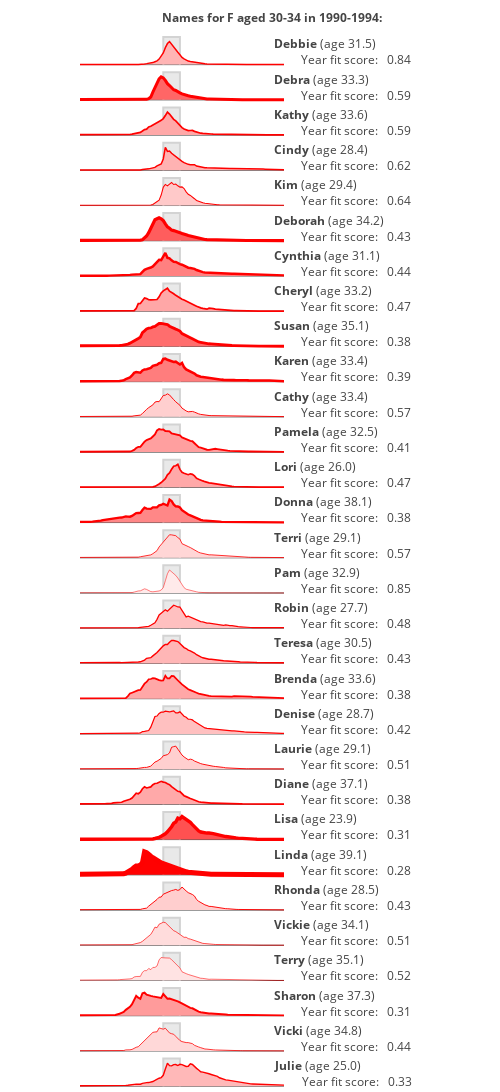

The code cell stored with this chart in its notebook:
### Code cell
target_range2 = [1990, 4, 30, 4, 'F']

namerange_data = get_era_names(*target_range2)

### Figure 1 — Plotly figure (JSON) as saved in the notebook; plotly's stock layout.template omitted (floating-point values rounded to 4 significant figures; data arrays with more than 128 entries replaced by an {"elided": "..."} marker saying what was removed)
{"data": [{"fill": "toself", "line": {"color": "lightgray"}, "mode": "lines", "type": "scatter", "x": [1956, 1956, 1964, 1964], "xaxis": "x2", "y": [0, 23440.0, 23440.0, 0], "yaxis": "y2"}, {"fill": "tozeroy", "fillcolor": "rgb(255,180.065193910733,180.065193910733)", "line": {"color": "red", "width": 1.469}, "mode": "lines", "name": "Debbie", "type": "scatter", "x": {"elided": "170 int values"}, "xaxis": "x2", "y": {"elided": "141 int values"}, "yaxis": "y2"}, {"fill": "toself", "line": {"color": "lightgray"}, "mode": "lines", "type": "scatter", "x": [1956, 1956, 1964, 1964], "xaxis": "x3", "y": [0, 60680.0, 60680.0, 0], "yaxis": "y3"}, {"fill": "tozeroy", "fillcolor": "rgb(255,102.08835087753104,102.08835087753104)", "line": {"color": "red", "width": 2.998}, "mode": "lines", "name": "Debra", "type": "scatter", "x": {"elided": "170 int values"}, "xaxis": "x3", "y": {"elided": "141 int values"}, "yaxis": "y3"}, {"fill": "toself", "line": {"color": "lightgray"}, "mode": "lines", "type": "scatter", "x": [1956, 1956, 1964, 1964], "xaxis": "x4", "y": [0, 28730.0, 28730.0, 0], "yaxis": "y4"}, {"fill": "tozeroy", "fillcolor": "rgb(255,167.72358565875186,167.72358565875186)", "line": {"color": "red", "width": 1.711}, "mode": "lines", "name": "Kathy", "type": "scatter", "x": {"elided": "170 int values"}, "xaxis": "x4", "y": {"elided": "141 int values"}, "yaxis": "y4"}, {"fill": "toself", "line": {"color": "lightgray"}, "mode": "lines", "type": "scatter", "x": [1956, 1956, 1964, 1964], "xaxis": "x5", "y": [0, 24320.0, 24320.0, 0], "yaxis": "y5"}, {"fill": "tozeroy", "fillcolor": "rgb(255,177.9777485916091,177.9777485916091)", "line": {"color": "red", "width": 1.51}, "mode": "lines", "name": "Cindy", "type": "scatter", "x": {"elided": "170 int values"}, "xaxis": "x5", "y": {"elided": "141 int values"}, "yaxis": "y5"}, {"fill": "toself", "line": {"color": "lightgray"}, "mode": "lines", "type": "scatter", "x": [1956, 1956, 1964, 1964], "xaxis": "x6", "y": [0, 14970.0, 14970.0, 0], "yaxis": "y6"}, {"fill": "tozeroy", "fillcolor": "rgb(255,201.48293877401645,201.48293877401645)", "line": {"color": "red", "width": 1.049}, "mode": "lines", "name": "Kim", "type": "scatter", "x": {"elided": "170 int values"}, "xaxis": "x6", "y": {"elided": "141 int values"}, "yaxis": "y6"}, {"fill": "toself", "line": {"color": "lightgray"}, "mode": "lines", "type": "scatter", "x": [1956, 1956, 1964, 1964], "xaxis": "x7", "y": [0, 65620.0, 65620.0, 0], "yaxis": "y7"}, {"fill": "tozeroy", "fillcolor": "rgb(255,92.84311748372164,92.84311748372164)", "line": {"color": "red", "width": 3.18}, "mode": "lines", "name": "Deborah", "type": "scatter", "x": {"elided": "170 int values"}, "xaxis": "x7", "y": {"elided": "141 int values"}, "yaxis": "y7"}, {"fill": "toself", "line": {"color": "lightgray"}, "mode": "lines", "type": "scatter", "x": [1956, 1956, 1964, 1964], "xaxis": "x8", "y": [0, 47200.0, 47200.0, 0], "yaxis": "y8"}, {"fill": "tozeroy", "fillcolor": "rgb(255,128.34918625736844,128.34918625736844)", "line": {"color": "red", "width": 2.483}, "mode": "lines", "name": "Cynthia", "type": "scatter", "x": {"elided": "170 int values"}, "xaxis": "x8", "y": {"elided": "141 int values"}, "yaxis": "y8"}, {"fill": "toself", "line": {"color": "lightgray"}, "mode": "lines", "type": "scatter", "x": [1956, 1956, 1964, 1964], "xaxis": "x9", "y": [0, 28940.0, 28940.0, 0], "yaxis": "y9"}, {"fill": "tozeroy", "fillcolor": "rgb(255,167.25101071248037,167.25101071248037)", "line": {"color": "red", "width": 1.721}, "mode": "lines", "name": "Cheryl", "type": "scatter", "x": {"elided": "170 int values"}, "xaxis": "x9", "y": {"elided": "141 int values"}, "yaxis": "y9"}, {"fill": "toself", "line": {"color": "lightgray"}, "mode": "lines", "type": "scatter", "x": [1956, 1956, 1964, 1964], "xaxis": "x10", "y": [0, 56900.0, 56900.0, 0], "yaxis": "y10"}, {"fill": "tozeroy", "fillcolor": "rgb(255,109.28492849830008,109.28492849830008)", "line": {"color": "red", "width": 2.857}, "mode": "lines", "name": "Susan", "type": "scatter", "x": {"elided": "170 int values"}, "xaxis": "x10", "y": {"elided": "141 int values"}, "yaxis": "y10"}, {"fill": "toself", "line": {"color": "lightgray"}, "mode": "lines", "type": "scatter", "x": [1956, 1956, 1964, 1964], "xaxis": "x11", "y": [0, 48700.0, 48700.0, 0], "yaxis": "y11"}, {"fill": "tozeroy", "fillcolor": "rgb(255,125.33272202694766,125.33272202694766)", "line": {"color": "red", "width": 2.542}, "mode": "lines", "name": "Karen", "type": "scatter", "x": {"elided": "170 int values"}, "xaxis": "x11", "y": {"elided": "141 int values"}, "yaxis": "y11"}, {"fill": "toself", "line": {"color": "lightgray"}, "mode": "lines", "type": "scatter", "x": [1956, 1956, 1964, 1964], "xaxis": "x12", "y": [0, 13122, 13122, 0], "yaxis": "y12"}, {"fill": "tozeroy", "fillcolor": "rgb(255,206.50976699787938,206.50976699787938)", "line": {"color": "red", "width": 0.9508}, "mode": "lines", "name": "Cathy", "type": "scatter", "x": {"elided": "170 int values"}, "xaxis": "x12", "y": {"elided": "141 int values"}, "yaxis": "y12"}, {"fill": "toself", "line": {"color": "lightgray"}, "mode": "lines", "type": "scatter", "x": [1956, 1956, 1964, 1964], "xaxis": "x13", "y": [0, 32840.0, 32840.0, 0], "yaxis": "y13"}, {"fill": "tozeroy", "fillcolor": "rgb(255,158.51218398865308,158.51218398865308)", "line": {"color": "red", "width": 1.892}, "mode": "lines", "name": "Pamela", "type": "scatter", "x": {"elided": "170 int values"}, "xaxis": "x13", "y": {"elided": "141 int values"}, "yaxis": "y13"}, {"fill": "toself", "line": {"color": "lightgray"}, "mode": "lines", "type": "scatter", "x": [1956, 1956, 1964, 1964], "xaxis": "x14", "y": [0, 28680.0, 28680.0, 0], "yaxis": "y14"}, {"fill": "tozeroy", "fillcolor": "rgb(255,167.83023764885948,167.83023764885948)", "line": {"color": "red", "width": 1.709}, "mode": "lines", "name": "Lori", "type": "scatter", "x": {"elided": "170 int values"}, "xaxis": "x14", "y": {"elided": "141 int values"}, "yaxis": "y14"}, {"fill": "toself", "line": {"color": "lightgray"}, "mode": "lines", "type": "scatter", "x": [1956, 1956, 1964, 1964], "xaxis": "x15", "y": [0, 43760.0, 43760.0, 0], "yaxis": "y15"}, {"fill": "tozeroy", "fillcolor": "rgb(255,135.34291702599637,135.34291702599637)", "line": {"color": "red", "width": 2.346}, "mode": "lines", "name": "Donna", "type": "scatter", "x": {"elided": "170 int values"}, "xaxis": "x15", "y": {"elided": "141 int values"}, "yaxis": "y15"}, {"fill": "toself", "line": {"color": "lightgray"}, "mode": "lines", "type": "scatter", "x": [1956, 1956, 1964, 1964], "xaxis": "x16", "y": [0, 10540.0, 10540.0, 0], "yaxis": "y16"}, {"fill": "tozeroy", "fillcolor": "rgb(255,213.8592369428584,213.8592369428584)", "line": {"color": "red", "width": 0.8067}, "mode": "lines", "name": "Terri", "type": "scatter", "x": {"elided": "170 int values"}, "xaxis": "x16", "y": {"elided": "141 int values"}, "yaxis": "y16"}, {"fill": "toself", "line": {"color": "lightgray"}, "mode": "lines", "type": "scatter", "x": [1956, 1956, 1964, 1964], "xaxis": "x17", "y": [0, 4415.0, 4415.0, 0], "yaxis": "y17"}, {"fill": "tozeroy", "fillcolor": "rgb(255,233.57910949340464,233.57910949340464)", "line": {"color": "red", "width": 0.5}, "mode": "lines", "name": "Pam", "type": "scatter", "x": {"elided": "170 int values"}, "xaxis": "x17", "y": {"elided": "141 int values"}, "yaxis": "y17"}, {"fill": "toself", "line": {"color": "lightgray"}, "mode": "lines", "type": "scatter", "x": [1956, 1956, 1964, 1964], "xaxis": "x18", "y": [0, 18780.0, 18780.0, 0], "yaxis": "y18"}, {"fill": "tozeroy", "fillcolor": "rgb(255,191.55691272448863,191.55691272448863)", "line": {"color": "red", "width": 1.244}, "mode": "lines", "name": "Robin", "type": "scatter", "x": {"elided": "170 int values"}, "xaxis": "x18", "y": {"elided": "141 int values"}, "yaxis": "y18"}, {"fill": "toself", "line": {"color": "lightgray"}, "mode": "lines", "type": "scatter", "x": [1956, 1956, 1964, 1964], "xaxis": "x19", "y": [0, 22690.0, 22690.0, 0], "yaxis": "y19"}, {"fill": "tozeroy", "fillcolor": "rgb(255,181.88488817031293,181.88488817031293)", "line": {"color": "red", "width": 1.434}, "mode": "lines", "name": "Teresa", "type": "scatter", "x": {"elided": "170 int values"}, "xaxis": "x19", "y": {"elided": "141 int values"}, "yaxis": "y19"}, {"fill": "toself", "line": {"color": "lightgray"}, "mode": "lines", "type": "scatter", "x": [1956, 1956, 1964, 1964], "xaxis": "x20", "y": [0, 29200.0, 29200.0, 0], "yaxis": "y20"}, {"fill": "tozeroy", "fillcolor": "rgb(255,166.65943969270637,166.65943969270637)", "line": {"color": "red", "width": 1.732}, "mode": "lines", "name": "Brenda", "type": "scatter", "x": {"elided": "170 int values"}, "xaxis": "x20", "y": {"elided": "141 int values"}, "yaxis": "y20"}, {"fill": "toself", "line": {"color": "lightgray"}, "mode": "lines", "type": "scatter", "x": [1956, 1956, 1964, 1964], "xaxis": "x21", "y": [0, 18450.0, 18450.0, 0], "yaxis": "y21"}, {"fill": "tozeroy", "fillcolor": "rgb(255,192.37971024240056,192.37971024240056)", "line": {"color": "red", "width": 1.228}, "mode": "lines", "name": "Denise", "type": "scatter", "x": {"elided": "170 int values"}, "xaxis": "x21", "y": {"elided": "141 int values"}, "yaxis": "y21"}, {"fill": "toself", "line": {"color": "lightgray"}, "mode": "lines", "type": "scatter", "x": [1956, 1956, 1964, 1964], "xaxis": "x22", "y": [0, 12810.0, 12810.0, 0], "yaxis": "y22"}, {"fill": "tozeroy", "fillcolor": "rgb(255,207.38041795688406,207.38041795688406)", "line": {"color": "red", "width": 0.9337}, "mode": "lines", "name": "Laurie", "type": "scatter", "x": {"elided": "170 int values"}, "xaxis": "x22", "y": {"elided": "141 int values"}, "yaxis": "y22"}, {"fill": "toself", "line": {"color": "lightgray"}, "mode": "lines", "type": "scatter", "x": [1956, 1956, 1964, 1964], "xaxis": "x23", "y": [0, 27960.0, 27960.0, 0], "yaxis": "y23"}, {"fill": "tozeroy", "fillcolor": "rgb(255,169.49033988555277,169.49033988555277)", "line": {"color": "red", "width": 1.677}, "mode": "lines", "name": "Diane", "type": "scatter", "x": {"elided": "170 int values"}, "xaxis": "x23", "y": {"elided": "141 int values"}, "yaxis": "y23"}, {"fill": "toself", "line": {"color": "lightgray"}, "mode": "lines", "type": "scatter", "x": [1956, 1956, 1964, 1964], "xaxis": "x24", "y": [0, 72324, 72324, 0], "yaxis": "y24"}, {"fill": "tozeroy", "fillcolor": "rgb(255,80.57205106521585,80.57205106521585)", "line": {"color": "red", "width": 3.42}, "mode": "lines", "name": "Lisa", "type": "scatter", "x": {"elided": "170 int values"}, "xaxis": "x24", "y": {"elided": "141 int values"}, "yaxis": "y24"}, {"fill": "toself", "line": {"color": "lightgray"}, "mode": "lines", "type": "scatter", "x": [1956, 1956, 1964, 1964], "xaxis": "x25", "y": [0, 119600.0, 119600.0, 0], "yaxis": "y25"}, {"fill": "tozeroy", "fillcolor": "rgb(255,0.5873631027285171,0.5873631027285171)", "line": {"color": "red", "width": 4.988}, "mode": "lines", "name": "Linda", "type": "scatter", "x": {"elided": "170 int values"}, "xaxis": "x25", "y": {"elided": "141 int values"}, "yaxis": "y25"}, {"fill": "toself", "line": {"color": "lightgray"}, "mode": "lines", "type": "scatter", "x": [1956, 1956, 1964, 1964], "xaxis": "x26", "y": [0, 13140.0, 13140.0, 0], "yaxis": "y26"}, {"fill": "tozeroy", "fillcolor": "rgb(255,206.46321317915582,206.46321317915582)", "line": {"color": "red", "width": 0.9517}, "mode": "lines", "name": "Rhonda", "type": "scatter", "x": {"elided": "170 int values"}, "xaxis": "x26", "y": {"elided": "141 int values"}, "yaxis": "y26"}, {"fill": "toself", "line": {"color": "lightgray"}, "mode": "lines", "type": "scatter", "x": [1956, 1956, 1964, 1964], "xaxis": "x27", "y": [0, 8351.0, 8351.0, 0], "yaxis": "y27"}, {"fill": "tozeroy", "fillcolor": "rgb(255,220.44982051744165,220.44982051744165)", "line": {"color": "red", "width": 0.6775}, "mode": "lines", "name": "Vickie", "type": "scatter", "x": {"elided": "170 int values"}, "xaxis": "x27", "y": {"elided": "141 int values"}, "yaxis": "y27"}, {"fill": "toself", "line": {"color": "lightgray"}, "mode": "lines", "type": "scatter", "x": [1956, 1956, 1964, 1964], "xaxis": "x28", "y": [0, 6424.0, 6424.0, 0], "yaxis": "y28"}, {"fill": "tozeroy", "fillcolor": "rgb(255,226.62158646877907,226.62158646877907)", "line": {"color": "red", "width": 0.5564}, "mode": "lines", "name": "Terry", "type": "scatter", "x": {"elided": "170 int values"}, "xaxis": "x28", "y": {"elided": "141 int values"}, "yaxis": "y28"}, {"fill": "toself", "line": {"color": "lightgray"}, "mode": "lines", "type": "scatter", "x": [1956, 1956, 1964, 1964], "xaxis": "x29", "y": [0, 34240.0, 34240.0, 0], "yaxis": "y29"}, {"fill": "tozeroy", "fillcolor": "rgb(255,155.44520713184414,155.44520713184414)", "line": {"color": "red", "width": 1.952}, "mode": "lines", "name": "Sharon", "type": "scatter", "x": {"elided": "170 int values"}, "xaxis": "x29", "y": {"elided": "141 int values"}, "yaxis": "y29"}, {"fill": "toself", "line": {"color": "lightgray"}, "mode": "lines", "type": "scatter", "x": [1956, 1956, 1964, 1964], "xaxis": "x30", "y": [0, 9866.0, 9866.0, 0], "yaxis": "y30"}, {"fill": "tozeroy", "fillcolor": "rgb(255,215.84625709724966,215.84625709724966)", "line": {"color": "red", "width": 0.7677}, "mode": "lines", "name": "Vicki", "type": "scatter", "x": {"elided": "170 int values"}, "xaxis": "x30", "y": {"elided": "141 int values"}, "yaxis": "y30"}, {"fill": "toself", "line": {"color": "lightgray"}, "mode": "lines", "type": "scatter", "x": [1956, 1956, 1964, 1964], "xaxis": "x31", "y": [0, 21850.0, 21850.0, 0], "yaxis": "y31"}, {"fill": "tozeroy", "fillcolor": "rgb(255,183.9129444113797,183.9129444113797)", "line": {"color": "red", "width": 1.394}, "mode": "lines", "name": "Julie", "type": "scatter", "x": {"elided": "170 int values"}, "xaxis": "x31", "y": {"elided": "141 int values"}, "yaxis": "y31"}], "layout": {"annotations": [{"align": "left", "showarrow": false, "text": "<b>Debbie</b> (age 31.5)<br>         Year fit score:   0.84<br>", "width": 200, "x": 2009, "xref": "x2", "xshift": 100, "y": 10750.0, "yref": "y2"}, {"align": "left", "showarrow": false, "text": "<b>Debra</b> (age 33.3)<br>         Year fit score:   0.59<br>", "width": 200, "x": 2009, "xref": "x3", "xshift": 100, "y": 27810.0, "yref": "y3"}, {"align": "left", "showarrow": false, "text": "<b>Kathy</b> (age 33.6)<br>         Year fit score:   0.59<br>", "width": 200, "x": 2009, "xref": "x4", "xshift": 100, "y": 13170.0, "yref": "y4"}, {"align": "left", "showarrow": false, "text": "<b>Cindy</b> (age 28.4)<br>         Year fit score:   0.62<br>", "width": 200, "x": 2009, "xref": "x5", "xshift": 100, "y": 11150.0, "yref": "y5"}, {"align": "left", "showarrow": false, "text": "<b>Kim</b> (age 29.4)<br>         Year fit score:   0.64<br>", "width": 200, "x": 2009, "xref": "x6", "xshift": 100, "y": 6860.0, "yref": "y6"}, {"align": "left", "showarrow": false, "text": "<b>Deborah</b> (age 34.2)<br>         Year fit score:   0.43<br>", "width": 200, "x": 2009, "xref": "x7", "xshift": 100, "y": 30080.0, "yref": "y7"}, {"align": "left", "showarrow": false, "text": "<b>Cynthia</b> (age 31.1)<br>         Year fit score:   0.44<br>", "width": 200, "x": 2009, "xref": "x8", "xshift": 100, "y": 21630.0, "yref": "y8"}, {"align": "left", "showarrow": false, "text": "<b>Cheryl</b> (age 33.2)<br>         Year fit score:   0.47<br>", "width": 200, "x": 2009, "xref": "x9", "xshift": 100, "y": 13260.0, "yref": "y9"}, {"align": "left", "showarrow": false, "text": "<b>Susan</b> (age 35.1)<br>         Year fit score:   0.38<br>", "width": 200, "x": 2009, "xref": "x10", "xshift": 100, "y": 26080.0, "yref": "y10"}, {"align": "left", "showarrow": false, "text": "<b>Karen</b> (age 33.4)<br>         Year fit score:   0.39<br>", "width": 200, "x": 2009, "xref": "x11", "xshift": 100, "y": 22320.0, "yref": "y11"}, {"align": "left", "showarrow": false, "text": "<b>Cathy</b> (age 33.4)<br>         Year fit score:   0.57<br>", "width": 200, "x": 2009, "xref": "x12", "xshift": 100, "y": 6014.0, "yref": "y12"}, {"align": "left", "showarrow": false, "text": "<b>Pamela</b> (age 32.5)<br>         Year fit score:   0.41<br>", "width": 200, "x": 2009, "xref": "x13", "xshift": 100, "y": 15050.0, "yref": "y13"}, {"align": "left", "showarrow": false, "text": "<b>Lori</b> (age 26.0)<br>         Year fit score:   0.47<br>", "width": 200, "x": 2009, "xref": "x14", "xshift": 100, "y": 13150.0, "yref": "y14"}, {"align": "left", "showarrow": false, "text": "<b>Donna</b> (age 38.1)<br>         Year fit score:   0.38<br>", "width": 200, "x": 2009, "xref": "x15", "xshift": 100, "y": 20060.0, "yref": "y15"}, {"align": "left", "showarrow": false, "text": "<b>Terri</b> (age 29.1)<br>         Year fit score:   0.57<br>", "width": 200, "x": 2009, "xref": "x16", "xshift": 100, "y": 4831.0, "yref": "y16"}, {"align": "left", "showarrow": false, "text": "<b>Pam</b> (age 32.9)<br>         Year fit score:   0.85<br>", "width": 200, "x": 2009, "xref": "x17", "xshift": 100, "y": 2023.0, "yref": "y17"}, {"align": "left", "showarrow": false, "text": "<b>Robin</b> (age 27.7)<br>         Year fit score:   0.48<br>", "width": 200, "x": 2009, "xref": "x18", "xshift": 100, "y": 8606.0, "yref": "y18"}, {"align": "left", "showarrow": false, "text": "<b>Teresa</b> (age 30.5)<br>         Year fit score:   0.43<br>", "width": 200, "x": 2009, "xref": "x19", "xshift": 100, "y": 10400.0, "yref": "y19"}, {"align": "left", "showarrow": false, "text": "<b>Brenda</b> (age 33.6)<br>         Year fit score:   0.38<br>", "width": 200, "x": 2009, "xref": "x20", "xshift": 100, "y": 13380.0, "yref": "y20"}, {"align": "left", "showarrow": false, "text": "<b>Denise</b> (age 28.7)<br>         Year fit score:   0.42<br>", "width": 200, "x": 2009, "xref": "x21", "xshift": 100, "y": 8458.0, "yref": "y21"}, {"align": "left", "showarrow": false, "text": "<b>Laurie</b> (age 29.1)<br>         Year fit score:   0.51<br>", "width": 200, "x": 2009, "xref": "x22", "xshift": 100, "y": 5871.0, "yref": "y22"}, {"align": "left", "showarrow": false, "text": "<b>Diane</b> (age 37.1)<br>         Year fit score:   0.38<br>", "width": 200, "x": 2009, "xref": "x23", "xshift": 100, "y": 12810.0, "yref": "y23"}, {"align": "left", "showarrow": false, "text": "<b>Lisa</b> (age 23.9)<br>         Year fit score:   0.31<br>", "width": 200, "x": 2009, "xref": "x24", "xshift": 100, "y": 33150.0, "yref": "y24"}, {"align": "left", "showarrow": false, "text": "<b>Linda</b> (age 39.1)<br>         Year fit score:   0.28<br>", "width": 200, "x": 2009, "xref": "x25", "xshift": 100, "y": 54830.0, "yref": "y25"}, {"align": "left", "showarrow": false, "text": "<b>Rhonda</b> (age 28.5)<br>         Year fit score:   0.43<br>", "width": 200, "x": 2009, "xref": "x26", "xshift": 100, "y": 6022.0, "yref": "y26"}, {"align": "left", "showarrow": false, "text": "<b>Vickie</b> (age 34.1)<br>         Year fit score:   0.51<br>", "width": 200, "x": 2009, "xref": "x27", "xshift": 100, "y": 3827.0, "yref": "y27"}, {"align": "left", "showarrow": false, "text": "<b>Terry</b> (age 35.1)<br>         Year fit score:   0.52<br>", "width": 200, "x": 2009, "xref": "x28", "xshift": 100, "y": 2944.0, "yref": "y28"}, {"align": "left", "showarrow": false, "text": "<b>Sharon</b> (age 37.3)<br>         Year fit score:   0.31<br>", "width": 200, "x": 2009, "xref": "x29", "xshift": 100, "y": 15690.0, "yref": "y29"}, {"align": "left", "showarrow": false, "text": "<b>Vicki</b> (age 34.8)<br>         Year fit score:   0.44<br>", "width": 200, "x": 2009, "xref": "x30", "xshift": 100, "y": 4522.0, "yref": "y30"}, {"align": "left", "showarrow": false, "text": "<b>Julie</b> (age 25.0)<br>         Year fit score:   0.33<br>", "width": 200, "x": 2009, "xref": "x31", "xshift": 100, "y": 10020.0, "yref": "y31"}, {"align": "left", "showarrow": false, "text": "<b>Names for F aged 30-34 in 1990-1994:</b>", "x": 1960, "xref": "x", "xshift": 100, "y": 9106.0, "yref": "y"}], "height": 1650.0, "margin": {"b": 0, "t": 0}, "showlegend": false, "width": 500, "xaxis": {"anchor": "y", "domain": [0, 0.6], "matches": "x31", "range": [1916, 2014], "showgrid": false, "showticklabels": false, "ticks": "", "zeroline": false}, "xaxis10": {"anchor": "y10", "domain": [0, 0.6], "matches": "x31", "range": [1916, 2014], "showgrid": false, "showticklabels": false, "ticks": "", "zeroline": false}, "xaxis11": {"anchor": "y11", "domain": [0, 0.6], "matches": "x31", "range": [1916, 2014], "showgrid": false, "showticklabels": false, "ticks": "", "zeroline": false}, "xaxis12": {"anchor": "y12", "domain": [0, 0.6], "matches": "x31", "range": [1916, 2014], "showgrid": false, "showticklabels": false, "ticks": "", "zeroline": false}, "xaxis13": {"anchor": "y13", "domain": [0, 0.6], "matches": "x31", "range": [1916, 2014], "showgrid": false, "showticklabels": false, "ticks": "", "zeroline": false}, "xaxis14": {"anchor": "y14", "domain": [0, 0.6], "matches": "x31", "range": [1916, 2014], "showgrid": false, "showticklabels": false, "ticks": "", "zeroline": false}, "xaxis15": {"anchor": "y15", "domain": [0, 0.6], "matches": "x31", "range": [1916, 2014], "showgrid": false, "showticklabels": false, "ticks": "", "zeroline": false}, "xaxis16": {"anchor": "y16", "domain": [0, 0.6], "matches": "x31", "range": [1916, 2014], "showgrid": false, "showticklabels": false, "ticks": "", "zeroline": false}, "xaxis17": {"anchor": "y17", "domain": [0, 0.6], "matches": "x31", "range": [1916, 2014], "showgrid": false, "showticklabels": false, "ticks": "", "zeroline": false}, "xaxis18": {"anchor": "y18", "domain": [0, 0.6], "matches": "x31", "range": [1916, 2014], "showgrid": false, "showticklabels": false, "ticks": "", "zeroline": false}, "xaxis19": {"anchor": "y19", "domain": [0, 0.6], "matches": "x31", "range": [1916, 2014], "showgrid": false, "showticklabels": false, "ticks": "", "zeroline": false}, "xaxis2": {"anchor": "y2", "domain": [0, 0.6], "matches": "x31", "range": [1916, 2014], "showgrid": false, "showticklabels": false, "ticks": "", "zeroline": false}, "xaxis20": {"anchor": "y20", "domain": [0, 0.6], "matches": "x31", "range": [1916, 2014], "showgrid": false, "showticklabels": false, "ticks": "", "zeroline": false}, "xaxis21": {"anchor": "y21", "domain": [0, 0.6], "matches": "x31", "range": [1916, 2014], "showgrid": false, "showticklabels": false, "ticks": "", "zeroline": false}, "xaxis22": {"anchor": "y22", "domain": [0, 0.6], "matches": "x31", "range": [1916, 2014], "showgrid": false, "showticklabels": false, "ticks": "", "zeroline": false}, "xaxis23": {"anchor": "y23", "domain": [0, 0.6], "matches": "x31", "range": [1916, 2014], "showgrid": false, "showticklabels": false, "ticks": "", "zeroline": false}, "xaxis24": {"anchor": "y24", "domain": [0, 0.6], "matches": "x31", "range": [1916, 2014], "showgrid": false, "showticklabels": false, "ticks": "", "zeroline": false}, "xaxis25": {"anchor": "y25", "domain": [0, 0.6], "matches": "x31", "range": [1916, 2014], "showgrid": false, "showticklabels": false, "ticks": "", "zeroline": false}, "xaxis26": {"anchor": "y26", "domain": [0, 0.6], "matches": "x31", "range": [1916, 2014], "showgrid": false, "showticklabels": false, "ticks": "", "zeroline": false}, "xaxis27": {"anchor": "y27", "domain": [0, 0.6], "matches": "x31", "range": [1916, 2014], "showgrid": false, "showticklabels": false, "ticks": "", "zeroline": false}, "xaxis28": {"anchor": "y28", "domain": [0, 0.6], "matches": "x31", "range": [1916, 2014], "showgrid": false, "showticklabels": false, "ticks": "", "zeroline": false}, "xaxis29": {"anchor": "y29", "domain": [0, 0.6], "matches": "x31", "range": [1916, 2014], "showgrid": false, "showticklabels": false, "ticks": "", "zeroline": false}, "xaxis3": {"anchor": "y3", "domain": [0, 0.6], "matches": "x31", "range": [1916, 2014], "showgrid": false, "showticklabels": false, "ticks": "", "zeroline": false}, "xaxis30": {"anchor": "y30", "domain": [0, 0.6], "matches": "x31", "range": [1916, 2014], "showgrid": false, "showticklabels": false, "ticks": "", "zeroline": false}, "xaxis31": {"anchor": "y31", "domain": [0, 0.6], "range": [1916, 2014], "showgrid": false, "showticklabels": false, "ticks": "", "zeroline": false}, "xaxis4": {"anchor": "y4", "domain": [0, 0.6], "matches": "x31", "range": [1916, 2014], "showgrid": false, "showticklabels": false, "ticks": "", "zeroline": false}, "xaxis5": {"anchor": "y5", "domain": [0, 0.6], "matches": "x31", "range": [1916, 2014], "showgrid": false, "showticklabels": false, "ticks": "", "zeroline": false}, "xaxis6": {"anchor": "y6", "domain": [0, 0.6], "matches": "x31", "range": [1916, 2014], "showgrid": false, "showticklabels": false, "ticks": "", "zeroline": false}, "xaxis7": {"anchor": "y7", "domain": [0, 0.6], "matches": "x31", "range": [1916, 2014], "showgrid": false, "showticklabels": false, "ticks": "", "zeroline": false}, "xaxis8": {"anchor": "y8", "domain": [0, 0.6], "matches": "x31", "range": [1916, 2014], "showgrid": false, "showticklabels": false, "ticks": "", "zeroline": false}, "xaxis9": {"anchor": "y9", "domain": [0, 0.6], "matches": "x31", "range": [1916, 2014], "showgrid": false, "showticklabels": false, "ticks": "", "zeroline": false}, "yaxis": {"anchor": "x", "domain": [0.9677, 1.0], "showgrid": false, "showticklabels": false, "ticks": ""}, "yaxis10": {"anchor": "x10", "domain": [0.6774, 0.7097], "showgrid": false, "showticklabels": false, "ticks": ""}, "yaxis11": {"anchor": "x11", "domain": [0.6452, 0.6774], "showgrid": false, "showticklabels": false, "ticks": ""}, "yaxis12": {"anchor": "x12", "domain": [0.6129, 0.6452], "showgrid": false, "showticklabels": false, "ticks": ""}, "yaxis13": {"anchor": "x13", "domain": [0.5806, 0.6129], "showgrid": false, "showticklabels": false, "ticks": ""}, "yaxis14": {"anchor": "x14", "domain": [0.5484, 0.5806], "showgrid": false, "showticklabels": false, "ticks": ""}, "yaxis15": {"anchor": "x15", "domain": [0.5161, 0.5484], "showgrid": false, "showticklabels": false, "ticks": ""}, "yaxis16": {"anchor": "x16", "domain": [0.4839, 0.5161], "showgrid": false, "showticklabels": false, "ticks": ""}, "yaxis17": {"anchor": "x17", "domain": [0.4516, 0.4839], "showgrid": false, "showticklabels": false, "ticks": ""}, "yaxis18": {"anchor": "x18", "domain": [0.4194, 0.4516], "showgrid": false, "showticklabels": false, "ticks": ""}, "yaxis19": {"anchor": "x19", "domain": [0.3871, 0.4194], "showgrid": false, "showticklabels": false, "ticks": ""}, "yaxis2": {"anchor": "x2", "domain": [0.9355, 0.9677], "showgrid": false, "showticklabels": false, "ticks": ""}, "yaxis20": {"anchor": "x20", "domain": [0.3548, 0.3871], "showgrid": false, "showticklabels": false, "ticks": ""}, "yaxis21": {"anchor": "x21", "domain": [0.3226, 0.3548], "showgrid": false, "showticklabels": false, "ticks": ""}, "yaxis22": {"anchor": "x22", "domain": [0.2903, 0.3226], "showgrid": false, "showticklabels": false, "ticks": ""}, "yaxis23": {"anchor": "x23", "domain": [0.2581, 0.2903], "showgrid": false, "showticklabels": false, "ticks": ""}, "yaxis24": {"anchor": "x24", "domain": [0.2258, 0.2581], "showgrid": false, "showticklabels": false, "ticks": ""}, "yaxis25": {"anchor": "x25", "domain": [0.1935, 0.2258], "showgrid": false, "showticklabels": false, "ticks": ""}, "yaxis26": {"anchor": "x26", "domain": [0.1613, 0.1935], "showgrid": false, "showticklabels": false, "ticks": ""}, "yaxis27": {"anchor": "x27", "domain": [0.129, 0.1613], "showgrid": false, "showticklabels": false, "ticks": ""}, "yaxis28": {"anchor": "x28", "domain": [0.09677, 0.129], "showgrid": false, "showticklabels": false, "ticks": ""}, "yaxis29": {"anchor": "x29", "domain": [0.06452, 0.09677], "showgrid": false, "showticklabels": false, "ticks": ""}, "yaxis3": {"anchor": "x3", "domain": [0.9032, 0.9355], "showgrid": false, "showticklabels": false, "ticks": ""}, "yaxis30": {"anchor": "x30", "domain": [0.03226, 0.06452], "showgrid": false, "showticklabels": false, "ticks": ""}, "yaxis31": {"anchor": "x31", "domain": [0, 0.03226], "showgrid": false, "showticklabels": false, "ticks": ""}, "yaxis4": {"anchor": "x4", "domain": [0.871, 0.9032], "showgrid": false, "showticklabels": false, "ticks": ""}, "yaxis5": {"anchor": "x5", "domain": [0.8387, 0.871], "showgrid": false, "showticklabels": false, "ticks": ""}, "yaxis6": {"anchor": "x6", "domain": [0.8065, 0.8387], "showgrid": false, "showticklabels": false, "ticks": ""}, "yaxis7": {"anchor": "x7", "domain": [0.7742, 0.8065], "showgrid": false, "showticklabels": false, "ticks": ""}, "yaxis8": {"anchor": "x8", "domain": [0.7419, 0.7742], "showgrid": false, "showticklabels": false, "ticks": ""}, "yaxis9": {"anchor": "x9", "domain": [0.7097, 0.7419], "showgrid": false, "showticklabels": false, "ticks": ""}}}
